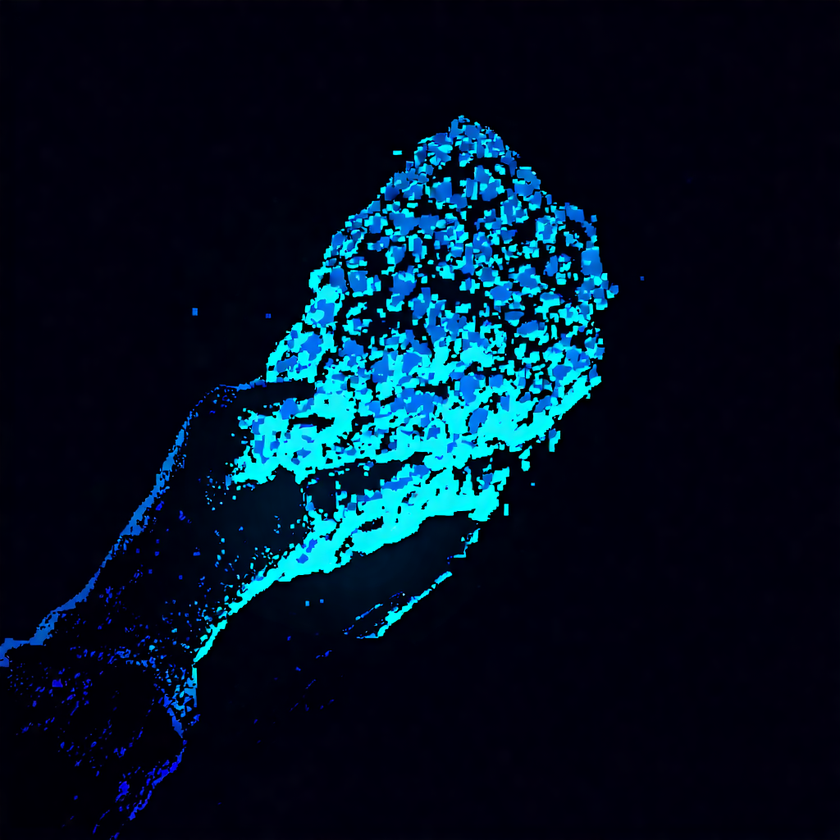
#> input picture assets/campaign/overlays/ore_sample.png, 840 x 840 px, shrunk from 1024 x 1024 before the run
$ python cutout_black_bg.py ../assets/campaign/overlays/ore_sample.png
#> lines starting #> are read from the running program, lines starting #| are printed output that depends on the picture; after the words box and inside, x2 and y2 are one past the last pixel; in counts of white or black regions, pixels touching at a corner belong together
#!/usr/bin/env python3
"""검은 배경(#000 근처) 컷아웃 — 테두리에서 flood-fill 로 '바깥쪽' 검은 영역만 투명화.
내부의 어두운 디테일(로봇 음영)은 보존한다. 가장자리는 부드럽게 페더링.

사용: python3 scripts/cutout_black_bg.py <png...>
"""
import sys
import numpy as np
from PIL import Image
from scipy import ndimage

# 배경 판정 임계치: 휘도(max채널) 이 이 값 이하이면 '검은 후보'
BG_LUMA = 42
# 페더링: 알파 경계를 부드럽게


def cutout(path):
    img = Image.open(path).convert('RGBA')
    arr = np.asarray(img).astype(np.float32)
    rgb = arr[:, :, :3]
    luma = rgb.max(axis=2)  # 가장 밝은 채널 기준(검은 배경=낮음)
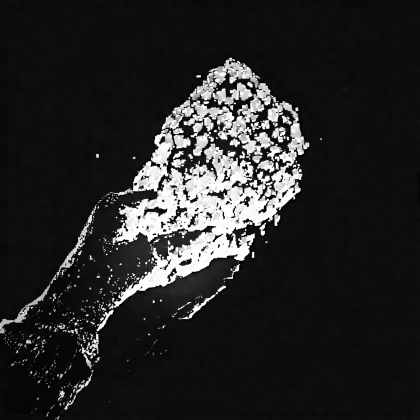
#> luma: shape (840, 840) float32 (shown at 1/2 size); min 0, max 255, mean 38.6

    dark = luma <= BG_LUMA  # 검은 후보 마스크
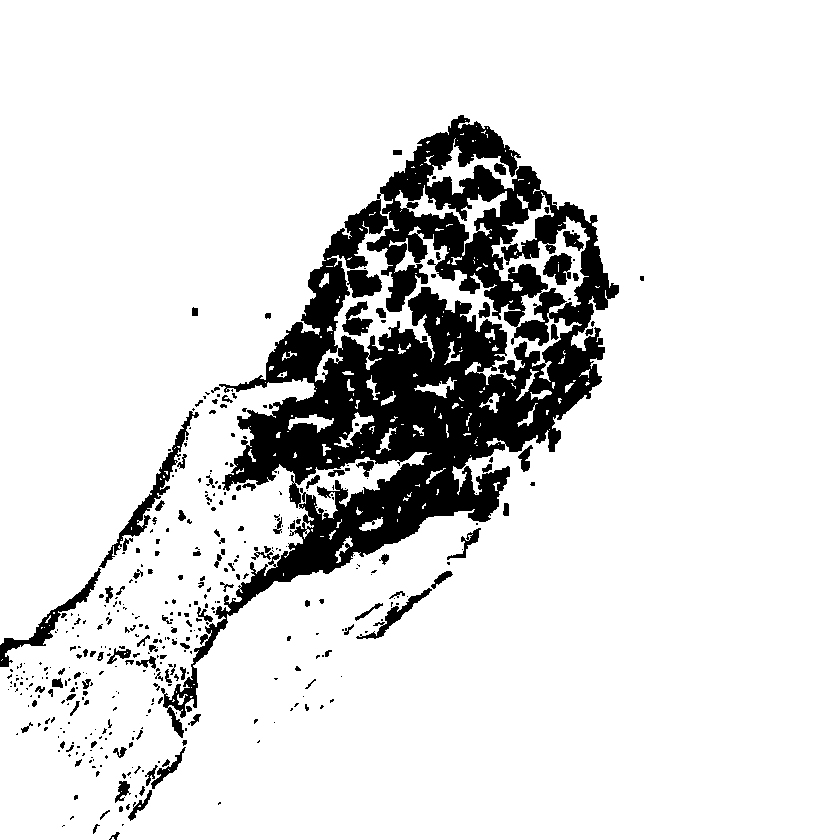
#> dark: shape (840, 840) bool; 86.9% white; 423 black regions (298 under 20 px), largest, box (x1, y1, x2, y2) and area: (161, 115, 619, 738) 78556, (99, 411, 199, 568) 1586, (0, 568, 101, 667) 1341

    # 테두리에서 연결된 검은 영역만 배경으로 간주(내부 음영 보존)
    lbl, n = ndimage.label(dark)
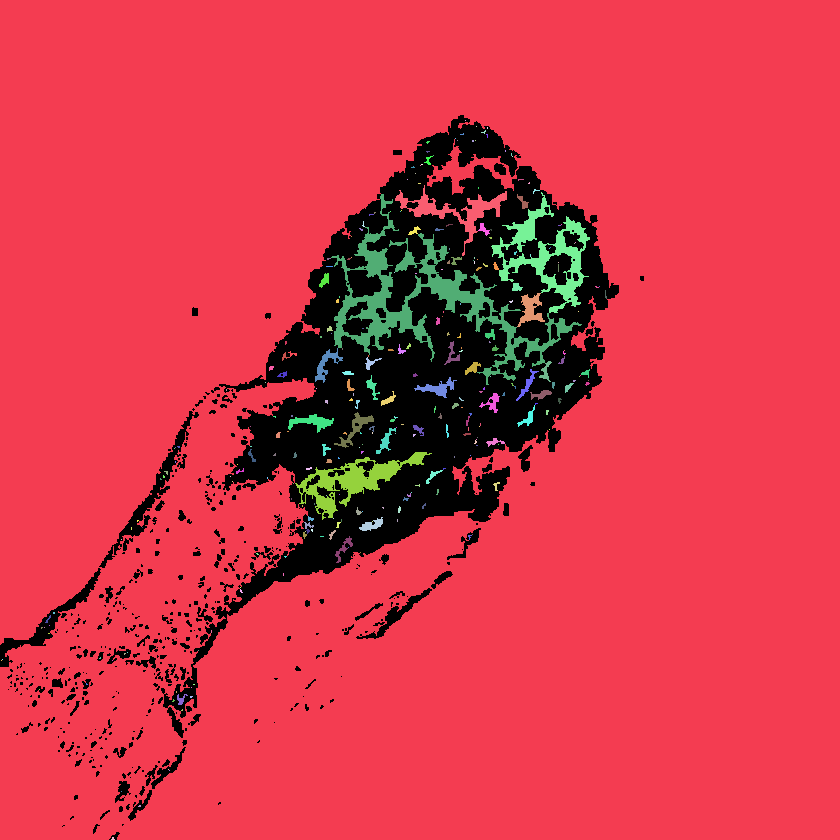
#> lbl: shape (840, 840) int32; 293 distinct labels, from 0 to 292; one colour per label, 0 black
#> n = 292
    border_ids = set()
    border_ids.update(np.unique(lbl[0, :]))
    border_ids.update(np.unique(lbl[-1, :]))
    border_ids.update(np.unique(lbl[:, 0]))
    border_ids.update(np.unique(lbl[:, -1]))
    border_ids.discard(0)
    bg = np.isin(lbl, list(border_ids))
#> bg: shape (840, 840) bool; 83.9% white; 392 black regions (281 under 20 px), largest, box (x1, y1, x2, y2) and area: (161, 115, 619, 738) 102375, (99, 411, 199, 568) 1620, (0, 568, 101, 667) 1370

    # 알파: 배경=0, 그 외=원본. 경계 페더링(휘도 42~90 구간 부드럽게)
    alpha = np.where(bg, 0.0, 255.0).astype(np.float32)
    # 배경에 인접한 약한-검정 픽셀 부드럽게: bg 가장자리 1px 안쪽을 그라데이션
    soft = (~bg) & (luma < 90)
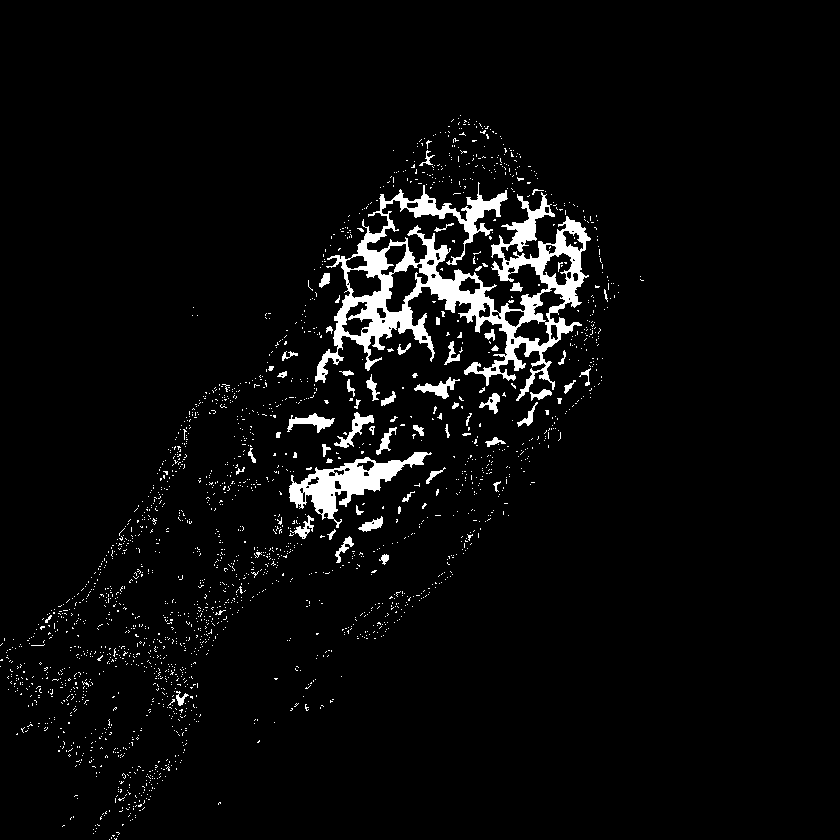
#> soft: shape (840, 840) bool; 4.1% white; 2159 white regions (2097 under 20 px), largest, box (x1, y1, x2, y2) and area: (315, 182, 591, 401) 16104, (289, 452, 432, 528) 3269, (287, 413, 335, 433) 404
    grad = np.clip((luma - BG_LUMA) / (90 - BG_LUMA), 0, 1) * 255.0
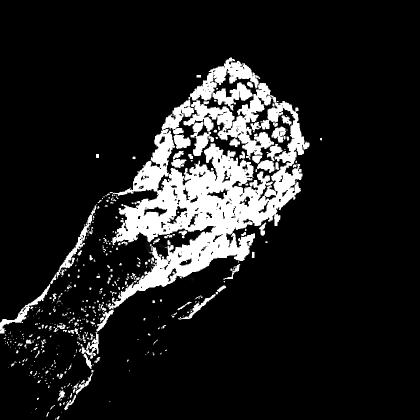
#> grad: shape (840, 840) float32 (shown at 1/2 size); min 0, max 255, mean 31.7
    alpha = np.where(soft, np.minimum(alpha, grad), alpha)

    out = arr.copy()
    out[:, :, 3] = alpha
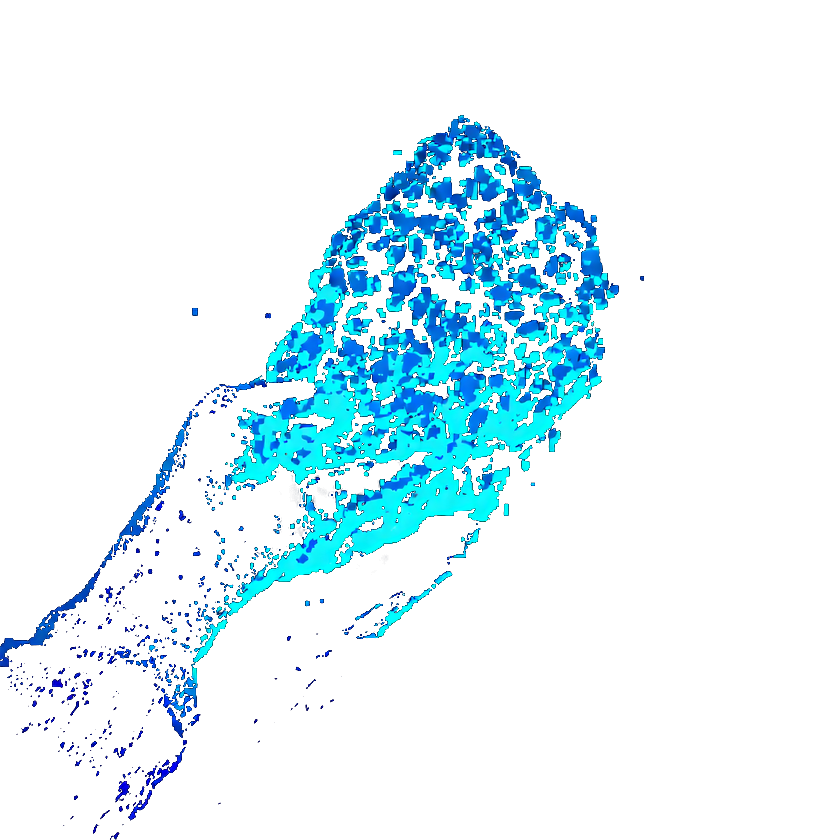
#> out: shape (840, 840, 4) float32; mean R, G, B, A 1, 21.3, 38.5, 31.8; transparent parts drawn white
    Image.fromarray(out.astype(np.uint8), 'RGBA').save(path)
    kept = int((alpha > 10).sum())
#> kept = 91921
    total = alpha.size
    return round(100 * kept / total, 1)


if __name__ == '__main__':
    for p in sys.argv[1:]:
        try:
            pct = cutout(p)
#> pct = 13
            print(f"OK {p} (opaque {pct}%)")
#| OK ../assets/campaign/overlays/ore_sample.png (opaque 13.0%)
        except Exception as e:
            print(f"FAIL {p}: {e}")

$ run again, on assets/campaign/overlays/blood_drop.png
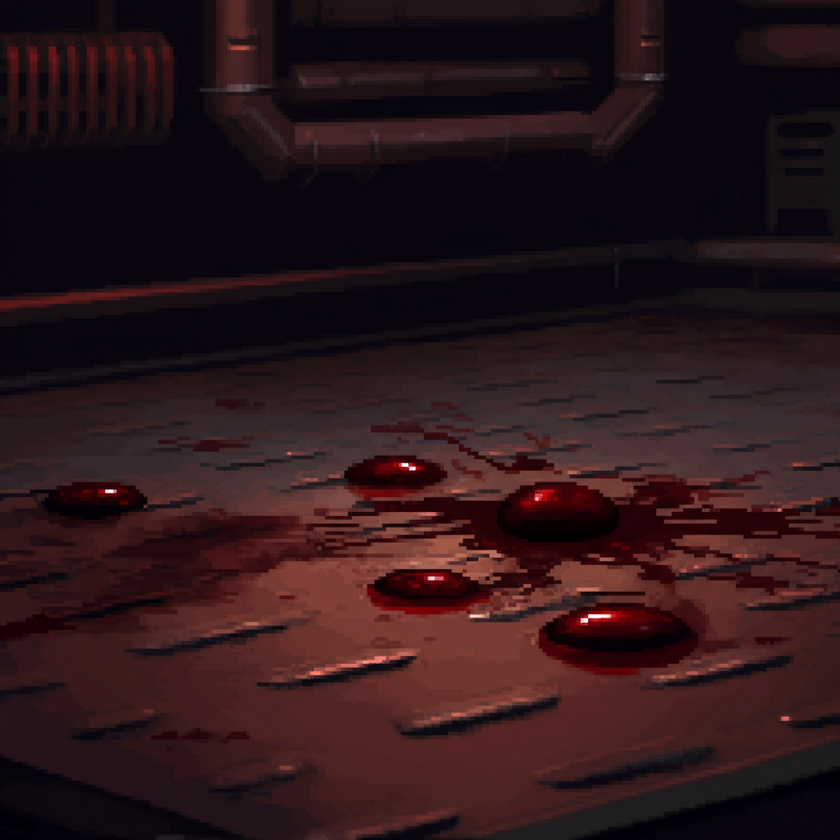
#> input picture assets/campaign/overlays/blood_drop.png, 840 x 840 px, shrunk from 1024 x 1024 before the run
#> dark: shape (840, 840) bool; 55.5% white; 263 black regions (217 under 20 px), largest, box (x1, y1, x2, y2) and area: (0, 350, 840, 840) 281774, (292, 88, 656, 159) 8590, (212, 0, 291, 156) 5074
#> in cutout, `lbl, n = ndimage.label(dark)`:
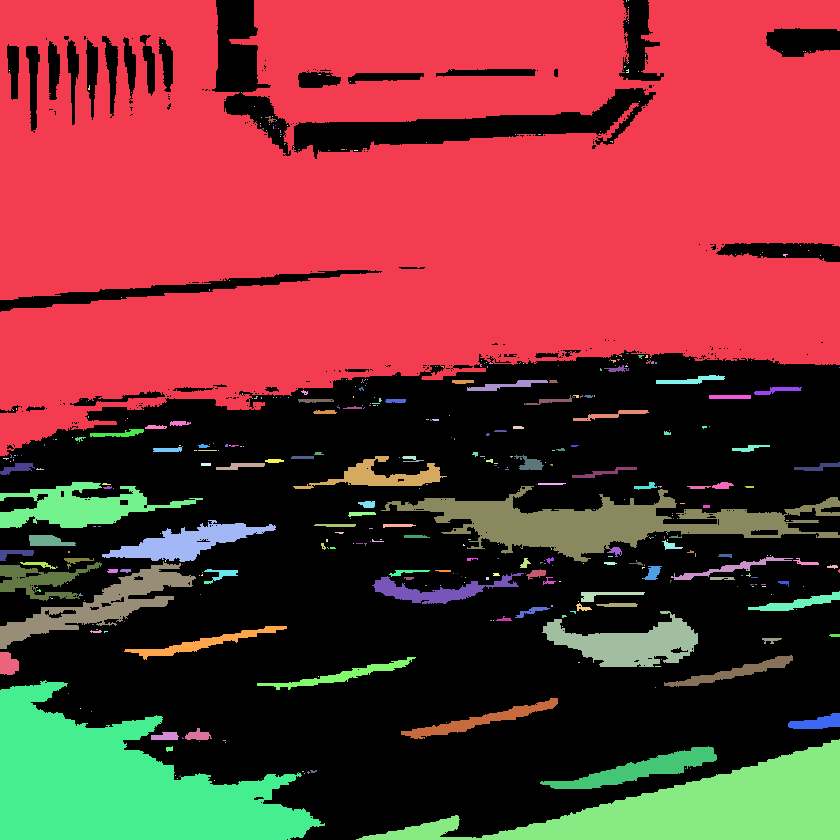
#> lbl: shape (840, 840) int32; 470 distinct labels, from 0 to 469; one colour per label, 0 black
#> n = 469
#> bg: shape (840, 840) bool; 51.6% white; 237 black regions (192 under 20 px), largest, box (x1, y1, x2, y2) and area: (0, 350, 840, 840) 308904, (292, 88, 656, 159) 8617, (212, 0, 291, 156) 5135
#> soft: shape (840, 840) bool; 38.8% white; 335 white regions (272 under 20 px), largest, box (x1, y1, x2, y2) and area: (0, 350, 840, 840) 238635, (292, 88, 656, 159) 8587, (212, 0, 291, 156) 4582
#> in cutout, `out[:, :, 3] = alpha`:
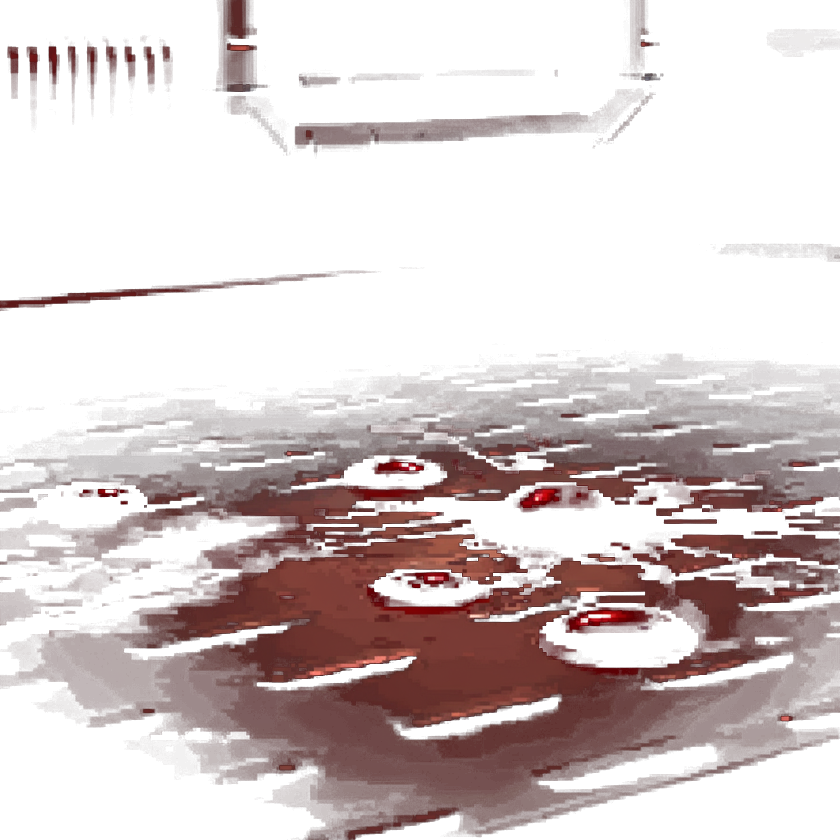
#> out: shape (840, 840, 4) float32; mean R, G, B, A 43.4, 21.9, 25.7, 62.5; transparent parts drawn white
#> kept = 307554
#> pct = 43.6
#| OK ../assets/campaign/overlays/blood_drop.png (opaque 43.6%)

$ run again, on assets/campaign/overlays/broken_glass.png
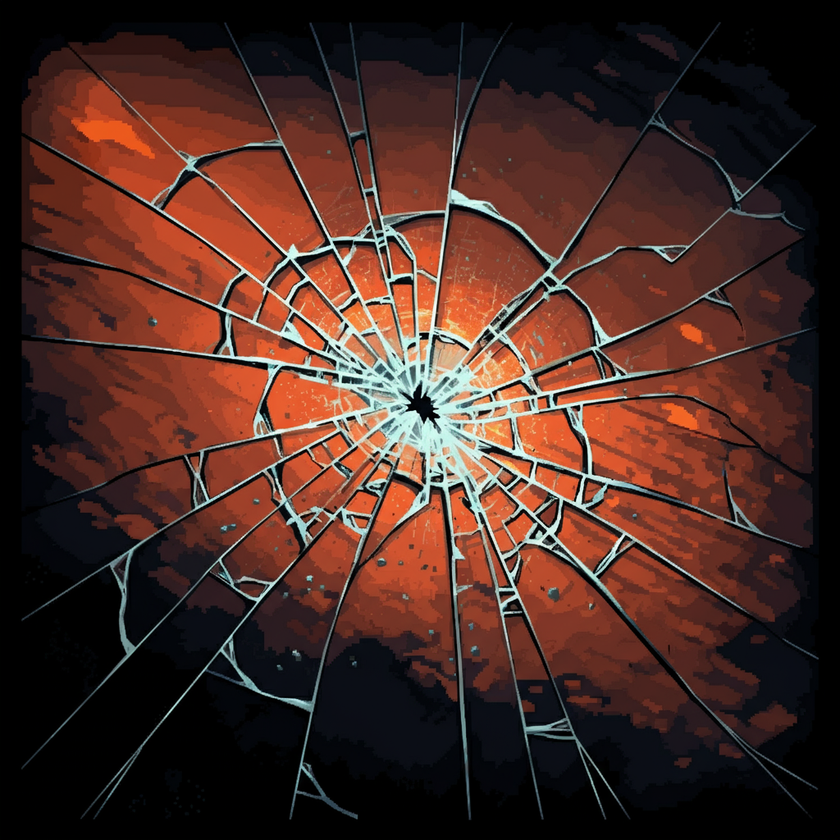
#> input picture assets/campaign/overlays/broken_glass.png, 840 x 840 px, shrunk from 1024 x 1024 before the run
#> dark: shape (840, 840) bool; 43.9% white; 588 white regions (458 under 20 px), largest, box (x1, y1, x2, y2) and area: (0, 0, 840, 840) 282429, (233, 520, 334, 701) 5292, (124, 472, 273, 647) 5190
#> in cutout, `lbl, n = ndimage.label(dark)`:
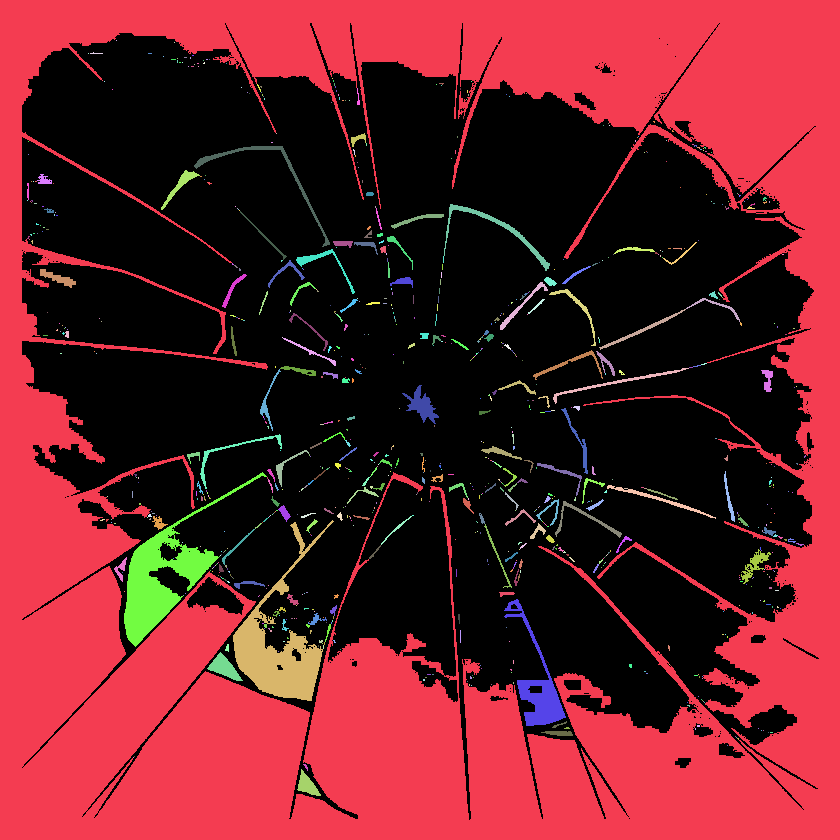
#> lbl: shape (840, 840) int32; 886 distinct labels, from 0 to 885; one colour per label, 0 black
#> n = 885
#> bg: shape (840, 840) bool; 39.9% white; 1 white region, box (x1, y1, x2, y2) and area: (0, 0, 840, 840) 281397
#> soft: shape (840, 840) bool; 21.3% white; 1786 white regions (1585 under 20 px), largest, box (x1, y1, x2, y2) and area: (453, 23, 720, 213) 11288, (69, 33, 274, 131) 9780, (231, 520, 341, 702) 8808
#> in cutout, `out[:, :, 3] = alpha`:
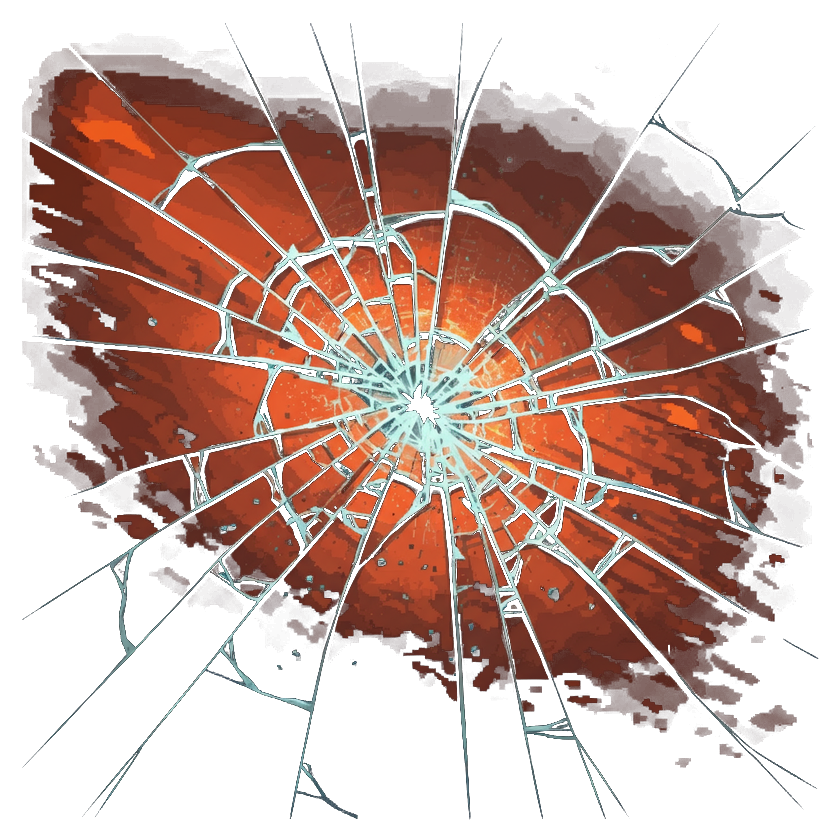
#> out: shape (840, 840, 4) float32; mean R, G, B, A 73.1, 43.6, 36.6, 119.1; transparent parts drawn white
#> kept = 391747
#> pct = 55.5
#| OK ../assets/campaign/overlays/broken_glass.png (opaque 55.5%)
